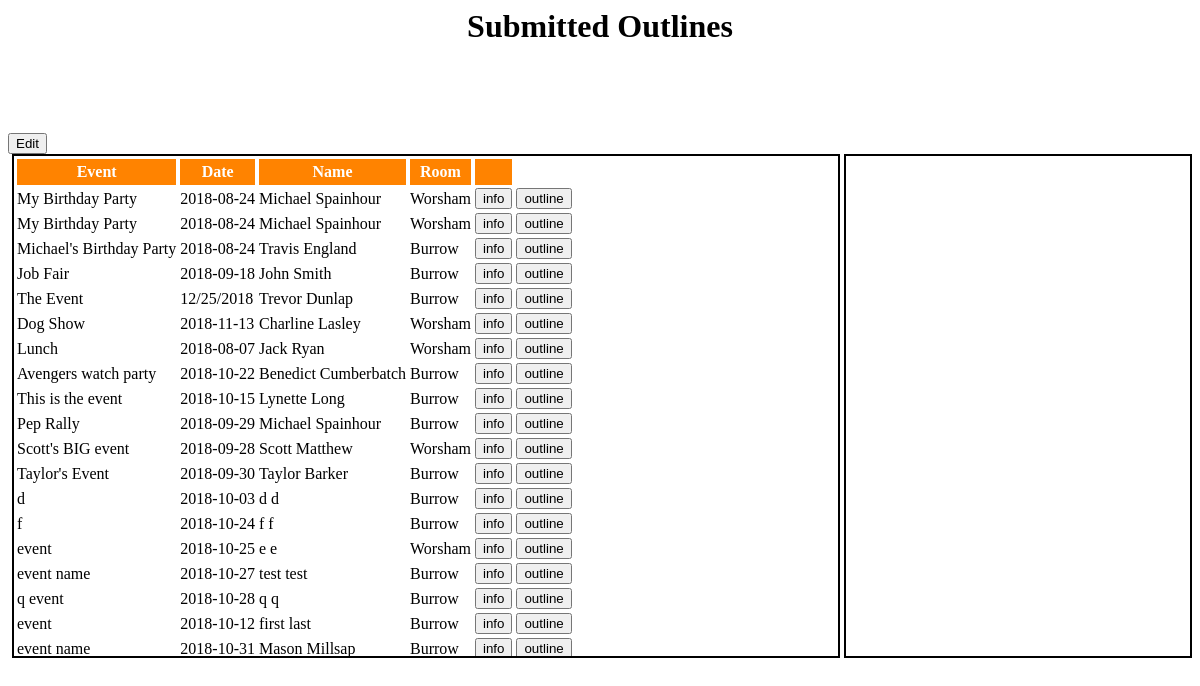
The page /admin on the database its author committed.
### tables this page shows
CREATE TABLE `users` (
	`firstname`	TEXT NOT NULL,
	`lastname`	TEXT NOT NULL,
	`phone`	TEXT NOT NULL,
	`email`	TEXT NOT NULL,
	`event`	TEXT NOT NULL,
	`eventdate`	TEXT NOT NULL,
	`starttime`	TEXT NOT NULL,
	`endtime`	TEXT NOT NULL,
	`room`	TEXT NOT NULL,
	`comments`	TEXT
);

### setup.py (the view)
@app.route('/admin')
@auth.login_required
def adminPage():
    c = sqlite3.connect('users.db')
    cur = c.cursor()
    cur.execute("SELECT DISTINCT * FROM users")
    users = cur.fetchall()
    return render_template('adminPage.html', users=users)

### templates/adminPage.html (shortened to what this page needs)
<html>
  <link rel="stylesheet" href="{{ url_for('static', filename='css/admin.css') }}">
  <head>
    <div id="header">
      <h1>Submitted Outlines</h1>
    </div>
  </head>
  <body>
    <button class="show_hide" id="edit" onclick="show_hide()">Edit</button>
    <div id="container">
      <div id="space">
      </div>
      <div id="canvas">
        <table>
          <thead class="header">
            <div id="header_div">
            <tr>
              <th>Event</th>
              <th>Date</th>
              <th>Name</th>
              <th>Room</th>
              <th></th>
            </tr>
            </div>
          </thead>
          <div id="user_info_div">
          {% for user in users %}
          <tr id="user_info">
            <td>{{ user[4] }}</td>
            <td>{{ user[5] }}</td>
            <td>{{ user[0] }} {{ user[1] }}</td>
            <td>{{ user[8] }}</td>
            <td><input id="button" type="button" name="submit" value="info" onclick="displayInfo('{{user[0]}}', '{{user[1]}}', '{{user[2]}}', '{{user[3]}}', '{{user[4]}}', '{{user[5]}}', '{{user[6]}}', '{{user[7]}}', '{{user[8]}}', '{{user[9]}}')"/></td>
            <td><input id="button_show_outline" type="button" name="submit" value="outline" onclick="show_outline()"/></td>
          </tr>
          {% endfor %}
          </div>
        </table>
      </div>
      <div id="space">
      </div>
      <div id="informationDiv">
      </div>
    </div>
  </body>
</html>

### static/css/admin.css (style rules this page uses)
#header { background-position: center; font-stretch: expanded; height: 125px; text-align: center; }
#edit { display: inline; }
#container { display: flex; }
#canvas { height:500; border-width:2px; border-style:solid; border-color:black; flex-grow: 1; overflow: scroll; }
#informationDiv { height: 500; border-width:2px; border-style: solid; border-color: black; flex-grow: 1; overflow: scroll; }
#space { width:4; }
thead.header tr { width: 100%; }
thead.header th { background: #FF8300; color: white; border-left: 1px solid; border-right: 1px solid; border-top: 1px solid; padding: 4px 3px; }

### rows shown on the page
users: event "The Event", eventdate "12/25/2018", firstname "Trevor", lastname "Dunlap", room "Burrow"
users: event "Scott's BIG event", eventdate "2018-09-28", firstname "Scott", lastname "Matthew", room "Worsham"
users: event "Taylor's Event", eventdate "2018-09-30", firstname "Taylor", lastname "Barker", room "Burrow"
users: event "q event", eventdate "2018-10-28", user "q", room "Burrow"

### other values the page prints
{{ user[4] }} "My Birthday Party" "My Birthday Party" "Michael's Birthday Party" "Job Fair" "Dog Show" "Lunch" "Avengers watch party" "This is the event" "Pep Rally" "d" "f" "event" "event name" "event" "event name"
{{ user[5] }} "2018-08-24" "2018-08-24" "2018-08-24" "2018-09-18" "2018-11-13" "2018-08-07" "2018-10-22" "2018-10-15" "2018-09-29" "2018-10-03" "2018-10-24" "2018-10-25" "2018-10-27" "2018-10-12" "2018-10-31"
{{ user[0] }} "Michael" "Michael" "Travis" "John" "Charline" "Jack" "Benedict" "Lynette" "Michael" "d" "f" "e" "test" "first" "Mason"
{{ user[1] }} "Spainhour" "Spainhour" "England" "Smith" "Lasley" "Ryan" "Cumberbatch" "Long" "Spainhour" "d" "f" "e" "test" "last" "Millsap"
{{ user[8] }} "Worsham" "Worsham" "Burrow" "Burrow" "Worsham" "Worsham" "Burrow" "Burrow" "Burrow" "Burrow" "Burrow" "Worsham" "Burrow" "Burrow" "Burrow"
